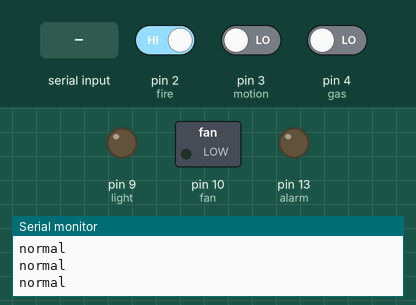
Recording of a sketch running on a simulated Arduino Uno, built with avr-gcc and run on an emulated ATmega328P. On the bench: switched loads named in the sketch (green lamp = pin HIGH), output pins drawn as LEDs (lit = HIGH), the last lines printed to the serial monitor. Dashed ring = blinking. The test bench sets the inputs (shaded band); at power-on: pin 3 (motion) LOW, pin 2 (fire) HIGH, pin 4 (gas) LOW.

Above: at 1.2 s.
1.3 s: pin 3 (motion) driven HIGH
At 2.9 s:
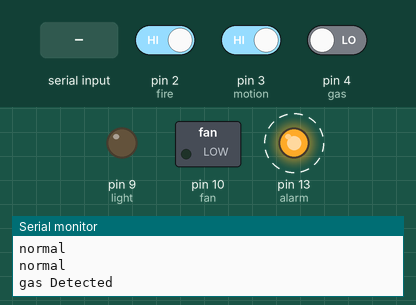
4.3 s: "1\n" received over Serial
At 5.4 s:
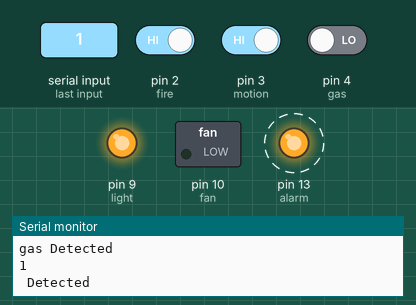
7.3 s: byte 50 ('2') received over Serial
At 8.3 s:
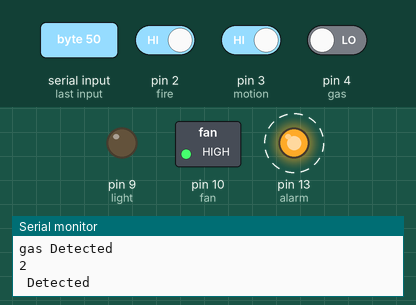
10.3 s: byte 48 ('0') received over Serial
At 12.0 s:
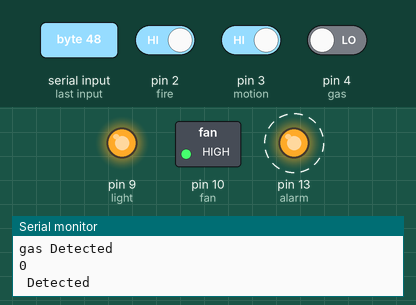
13.3 s: pin 2 (fire) driven LOW
At 13.7 s:
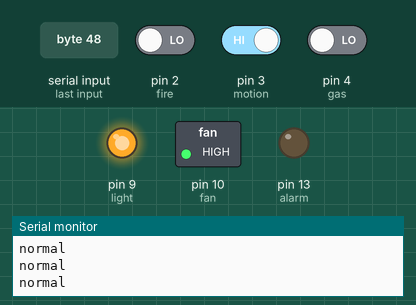
14.8 s: pin 4 (gas) driven HIGH
At 15.05 s:
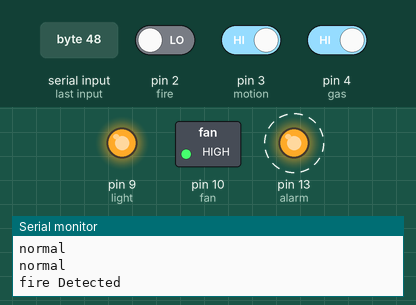
Timing chart, 0 to 18.8 s (numbered marks = the images above; inputs shaded):
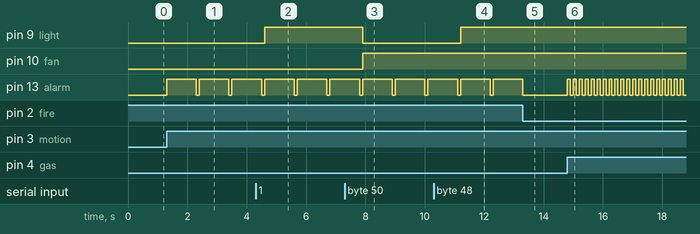

Measured:
- after the input at 1.3 s, pin 13 (alarm): alternates HIGH for 1.0 s and LOW for 0.10 s, starting at once
- after the input at 4.3 s, pin 9 (light): LOW → HIGH after 0.30 s
- after the input at 7.3 s, pin 9 (light): HIGH → LOW after 0.60 s; pin 10 (fan): LOW → HIGH after 0.60 s
- after the input at 10.3 s, pin 9 (light): LOW → HIGH after 0.90 s
- after the input at 13.3 s, pin 13 (alarm): goes on until 13.3 s, then stays LOW
- after the input at 14.8 s, pin 13 (alarm): alternates HIGH for 0.10 s and LOW for 0.10 s, starting at once

The sketch:

code.ino
```cpp
int fire = 2;
int motion = 3;
int gas = 4;
int alarm = 13;
char data = 0;
int light = 9;
int fan = 10;

void setup() {
  pinMode(fire, INPUT);
  pinMode(motion, INPUT);
  pinMode(gas, INPUT);
  pinMode(light, OUTPUT);
  pinMode(fan, OUTPUT);

  pinMode(alarm, OUTPUT);
  Serial.begin(9600);

}

void loop() {
  ////////////fire////////////
  int fire_value = digitalRead(fire);
   int motionValue = digitalRead(motion);
   int gasValue = digitalRead(gas);
  if (fire_value == LOW && motionValue == HIGH && gasValue == HIGH) {
    digitalWrite(alarm, HIGH);
    delay(100);
    digitalWrite(alarm, LOW);
    Serial.println("fire Detected");
  }
  ////////////motion////////////

  else if (fire_value == HIGH && motionValue == LOW && gasValue == HIGH) {
    digitalWrite(alarm, HIGH);
    delay(500);
    digitalWrite(alarm, LOW);
    Serial.println("Motion Detected"); // print a message to the serial monitor
  }

////////////gas////////////
  else if (fire_value == HIGH && motionValue == HIGH && gasValue == LOW) { // if the PIR sensor detects motion
    digitalWrite(alarm, HIGH);
    delay(1000);
    digitalWrite(alarm, LOW);
    Serial.println("gas Detected"); // print a message to the serial monitor
  }   else {
    digitalWrite(alarm, LOW);
    Serial.println("normal");
  }
  delay(100);
   if(Serial.available() > 0)
    {
        data = Serial.read();
        Serial.print(data);
        Serial.print("\n");
        if(data == '1'){
          Serial.println(" Detected");
          digitalWrite(light, HIGH);
          digitalWrite(fan, LOW);
        }

        else if(data == '2'){
          Serial.println(" Detected");
          digitalWrite(light, LOW);
          digitalWrite(fan, HIGH);
        }
         else if(data == '0'){
          Serial.println(" Detected");
          digitalWrite(light, HIGH);
          digitalWrite(fan, HIGH);
        }

    }

}
```
